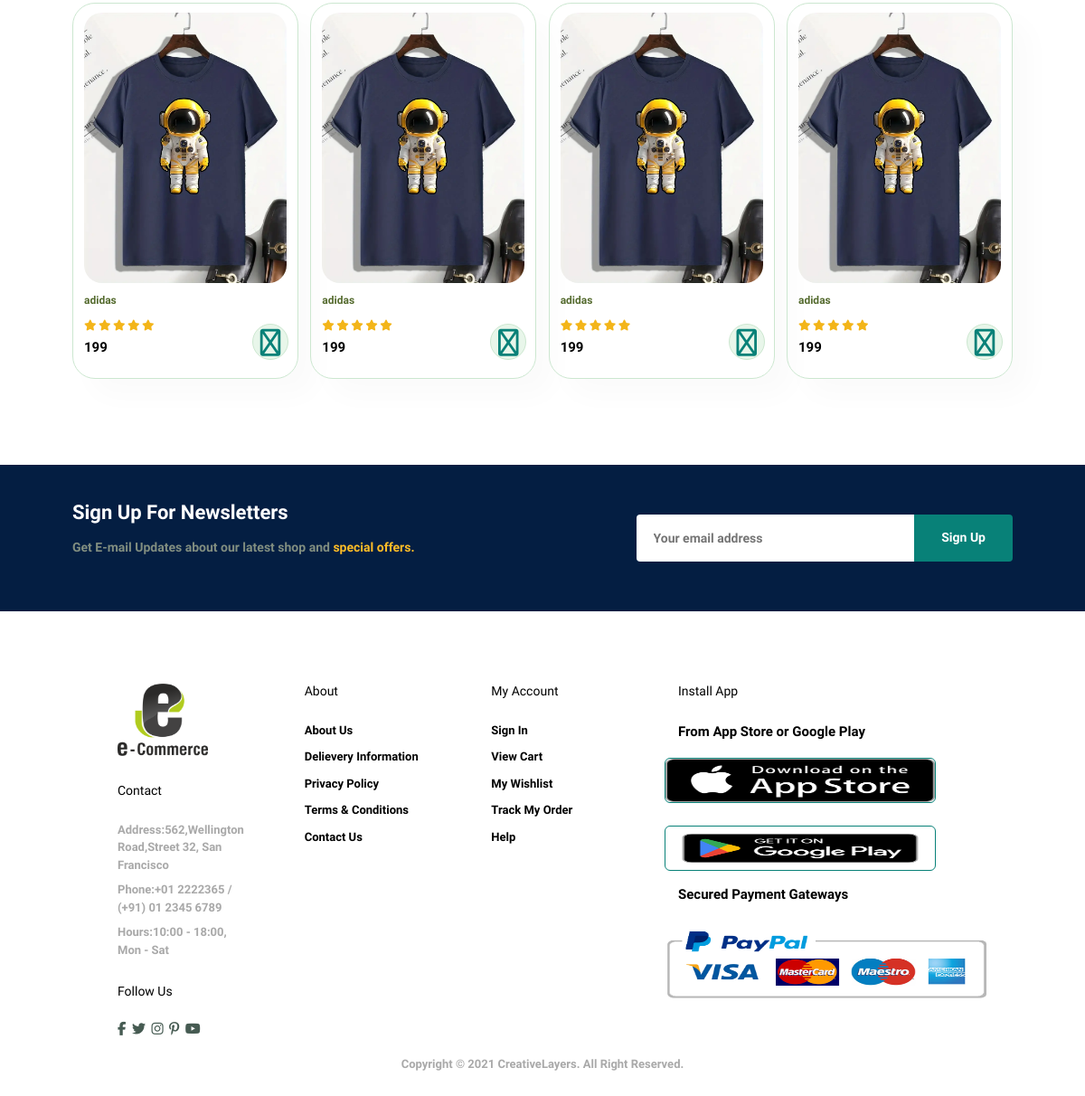
Before: /product/ (lower part) with the older database file.
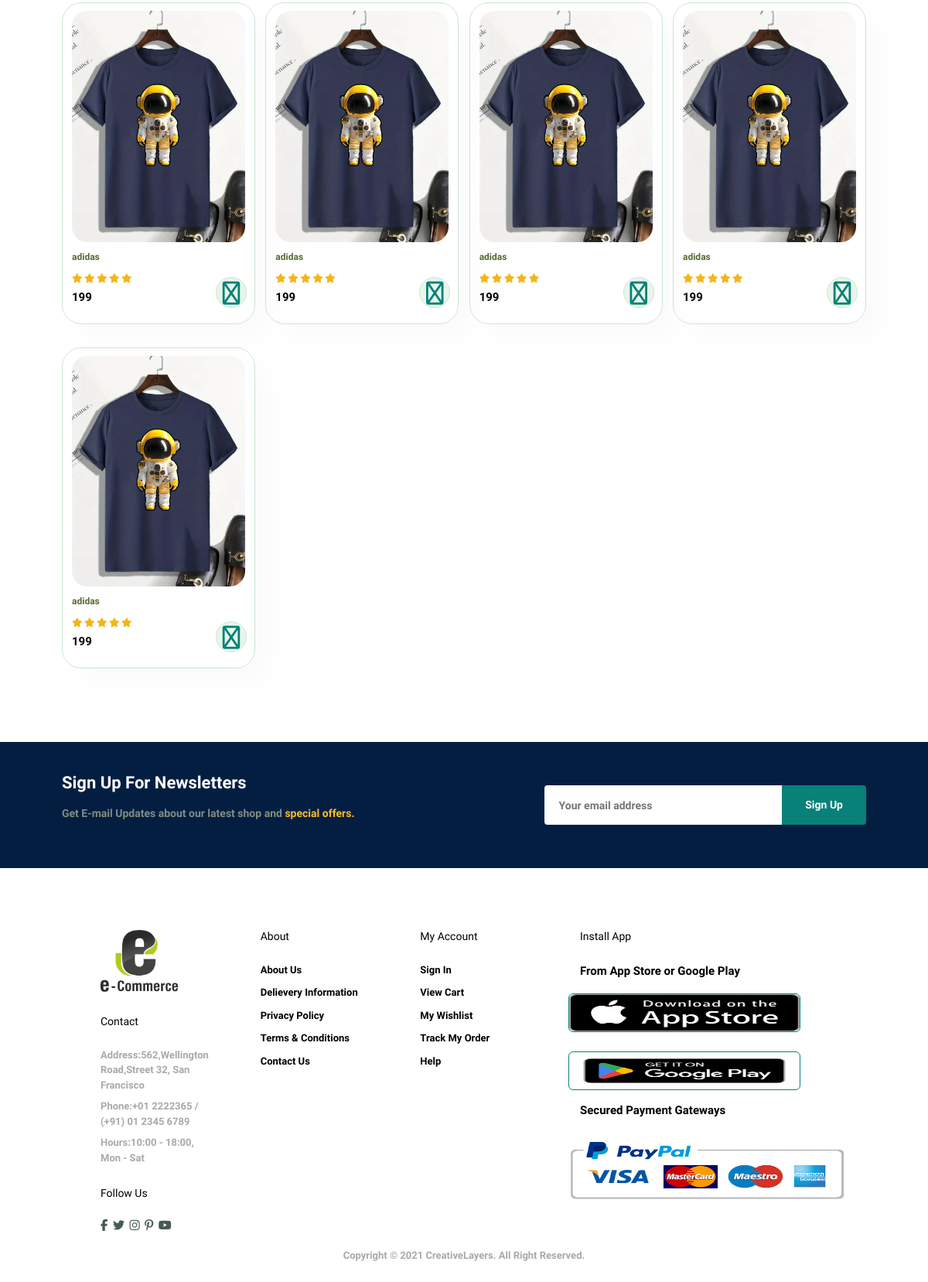
After: the same page with the newer database file.
### MyApp/models.py (models this page shows, shortened)
class Products(models.Model):
    brand=models.CharField(max_length=100)
    product_name=models.CharField(max_length=500)
    price=models.IntegerField(null=True,default=0)
    image=models.ImageField(upload_to="Media/featured_img",null=True)
    rating=models.IntegerField(default=0)

### MyApp/views.py (the view)
# urls.py: path('product/',views.Product_des,name='product'),
def Product_des(request):
    product=Products.objects.all()
    context={
        'product':product,
    }
    return render(request,'product.html',context)

### templates/product.html (shortened to what this page needs)
{% extends "base.html" %}
{% load static %}
{% block content %}
<section id="product1" class="section-p1">
    <div class="pro-container">
        {% for i in product %}
        <div class="pro">
            <img src="{{i.image}}" alt="">
            <div class="des">
                <span>{{i.brand}}</span>
                <h5>{{i.name}}</h5>
                <div class="star">
                    <i class="fa fa-star"></i>
                    <i class="fa fa-star"></i>
                    <i class="fa fa-star"></i>
                    <i class="fa fa-star"></i>
                    <i class="fa fa-star"></i>
                </div>
                <h4>{{i.price}}</h4>
            </div>
            <a href="#"><i class="cart1 fa fa-shopping-cart"></i></a>
        </div>
        {% endfor %}
    </div>
</section>
<section id="newsletter" class="section-p1 section-m1">
    <div class="newstext">
        <h4>Sign Up For Newsletters</h4>
        <p>Get E-mail Updates about our latest shop and <span>special offers.</span></p>
    </div>
    <div class="form">
        <input type="text" placeholder="Your email address">
        <button class="normal">Sign Up</button>
    </div>
</section>
{% endblock %}

Changed rows visible on the page:
added Products: image (picture), brand "adidas", price "199"
